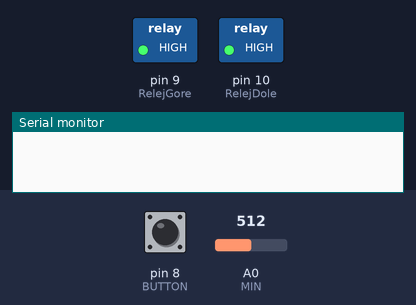
Bench run of a sketch on a simulated Arduino Uno, built with avr-gcc and run on an emulated ATmega328P. Parts: switched loads named in the sketch (green lamp = pin HIGH), the last lines printed to the serial monitor. The inputs (shaded band) are chosen by the test bench; at power-on: pin 8 (BUTTON) LOW, A0 (MIN) = 512.

Above: at 1.2 s.
1.3 s: pin 8 (BUTTON) pulled HIGH for 0.15 s
At 2.3 s:
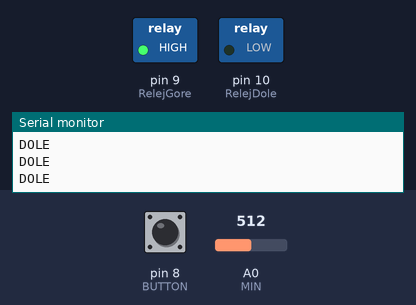
2.9 s: A0 (MIN) set to 211
5.9 s: A0 (MIN) set to 193
At 7.7 s:
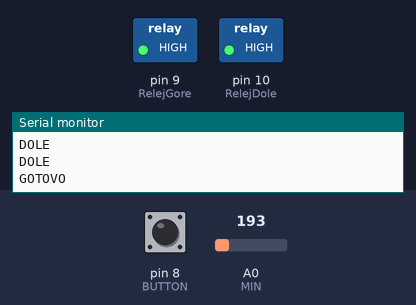
Timing chart, 0 to 9.2 s (numbered marks = the images above; inputs shaded):
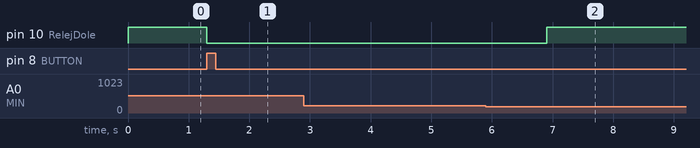

The sketch:

Akvarijum.ino
```cpp
int BUTTON = 8;
int RelejGore = 9;
int RelejDole = 10;
int MIN = A0;
int MAX = A1;
bool  dole = false,
      gore = false;
void setup() {
  Serial.begin(9600);
  pinMode(BUTTON,INPUT);
  pinMode(RelejGore,OUTPUT);
  pinMode(RelejDole,OUTPUT);
  digitalWrite(RelejGore, HIGH);
  digitalWrite(RelejDole, HIGH);
}

void loop() {
  //sensorValue = analogRead(sensorPin);
  if(digitalRead(BUTTON)==HIGH) dole = true;
  if(dole){
    if(analogRead(MIN)>200){
      digitalWrite(RelejDole, LOW);
      digitalWrite(RelejGore, HIGH);
      Serial.println("DOLE");
    }
    else{
      delay(1000);
      dole = false;
      gore = true;
    }
  }
  if(gore){
      if(analogRead(MAX)<200){
        Serial.println("GORE");
        digitalWrite(RelejDole, HIGH);
        digitalWrite(RelejGore, LOW);
      }
      else{
        Serial.println("GOTOVO");
        digitalWrite(RelejDole, HIGH);
        digitalWrite(RelejGore, HIGH);
        gore = false;
      }
    }

}
```

Measured:
- the behaviour switches between 201 and 200 on A0 (MIN) (found by bisection; images 1 and 2)
- after the input at 1.3 s, pin 10 (RelejDole): HIGH → LOW at once
- after the input at 5.9 s, pin 10 (RelejDole): LOW → HIGH after 1.0 s
